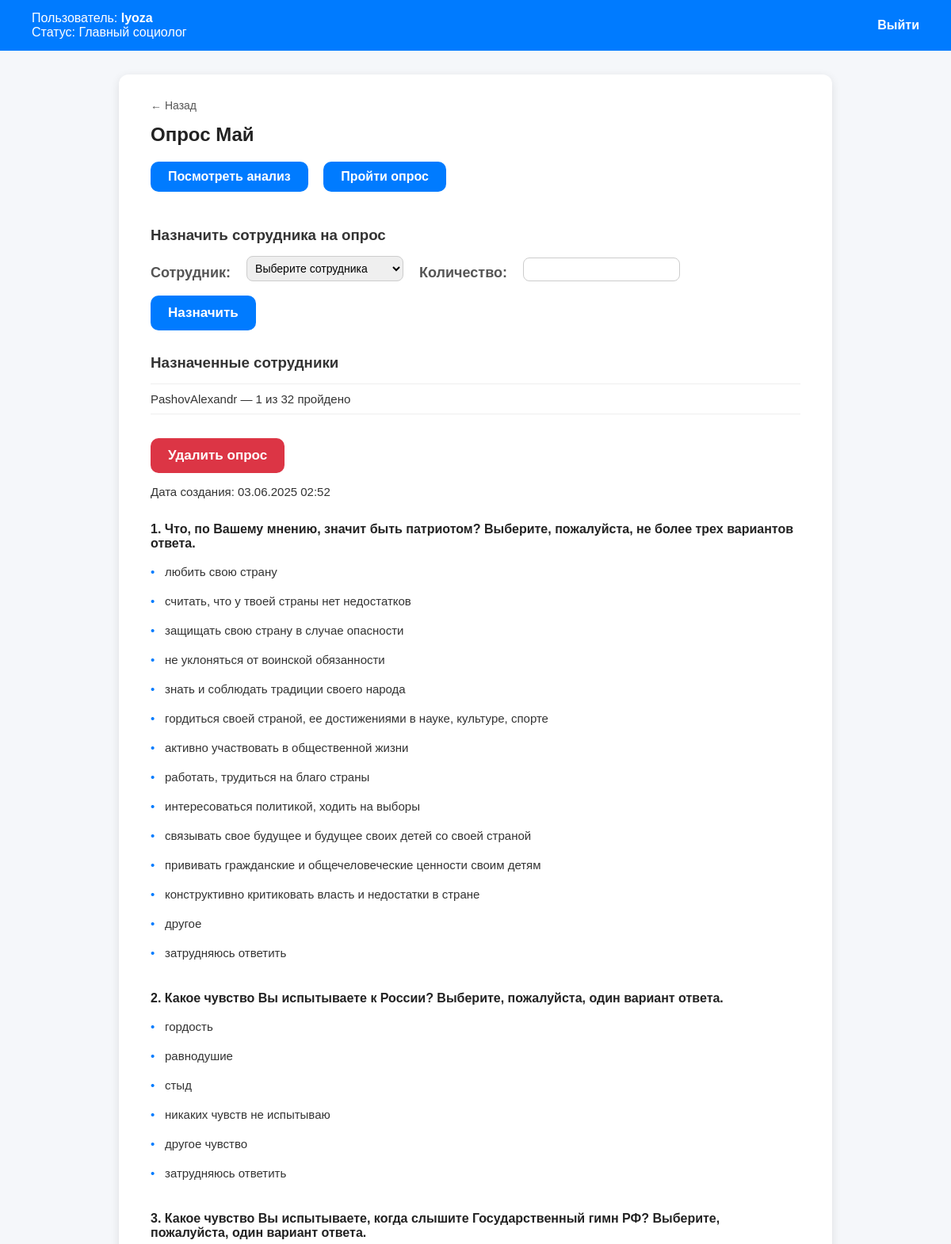
Screenshot of /survey/57/ (signed in, upper part) with the database file from the repository.
### core/models.py (models this page shows)
class Survey(models.Model):
    title = models.CharField(max_length=255)
    created_at = models.DateTimeField(auto_now_add=True)

class AssignedSurvey(models.Model):
    survey = models.ForeignKey('Survey', on_delete=models.CASCADE)
    employee = models.ForeignKey(User, on_delete=models.CASCADE)
    required_attempts = models.PositiveIntegerField(default=1)
    assigned_at = models.DateTimeField(auto_now_add=True)
    completed_count = models.PositiveIntegerField(default=0)

class Question(models.Model):
    QUESTION_TYPES = [
        ('single', 'Один вариант'),
        ('multiple', 'Несколько вариантов'),
    ]
    survey = models.ForeignKey(Survey, on_delete=models.CASCADE, related_name='questions')
    text = models.TextField()
    question_type = models.CharField(max_length=20, choices=QUESTION_TYPES)
    question_number = models.CharField(max_length=3)

class AnswerOption(models.Model):
    question = models.ForeignKey(Question, on_delete=models.CASCADE, related_name='options')
    text = models.CharField(max_length=255)
    option_number = models.IntegerField(max_length=3)

### core/views.py (the view)
# urls.py: path('survey/<int:pk>/', survey_detail, name='survey_detail'),
@group_required('lead')
def survey_detail(request, pk):
    survey = get_object_or_404(Survey, pk=pk)
    assigned = AssignedSurvey.objects.filter(survey=survey).select_related('employee')
    assigned_employee_ids = assigned.values_list('employee_id', flat=True)
    users = User.objects.exclude(id__in=assigned_employee_ids)
    questions = survey.questions.all().prefetch_related('options')
    has_questions = questions.exists()
    has_unanswered_questions = any(q.options.count() == 0 for q in questions)
    return render(request, 'survey_detail.html', {
        'survey': survey,
        'questions': questions,
        'users': users,
        'assigned_list': assigned,
        'has_questions': has_questions,
        'has_unanswered_questions': has_unanswered_questions,
    })

### core/views.py (called while the page is built)
def group_required(group_name):
    def in_group(u):
        return u.is_authenticated and u.groups.filter(name=group_name).exists()
    return user_passes_test(in_group, login_url='/no-permission/' )

### core/templates/survey_detail.html (shortened to what this page needs)
<!DOCTYPE html>
<html lang="ru">
<head>
</head>
<body>
<header>
  <div class="user-info">
    Пользователь: <strong>{{ request.user.username }}</strong><br>
    Статус: Главный социолог
  </div>
  <a href="{% url 'logout' %}" class="logout-link">Выйти</a>
</header>
<div class="container">
  <a href="{% url 'upload_form' %}" class="back-link">← Назад</a>
  <h2>{{ survey.title }}</h2>
  <a href="{% url 'survey_analysis' survey.id %}" class="btn">Посмотреть анализ</a>
  <a href="{% url 'survey_take' survey.id %}" class="btn">Пройти опрос</a>
  <h3>Назначить сотрудника на опрос</h3>
  <form method="post" action="{% url 'assign_survey' survey.id %}">
    <label for="employee">Сотрудник:</label>
    <select name="employee" id="employee" required>
      <option value="">Выберите сотрудника</option>
    </select>
    <label for="required_attempts">Количество:</label>
    <input type="number" name="required_attempts" id="required_attempts" min="1" required>
    <button type="submit">Назначить</button>
  </form>
  <h3>Назначенные сотрудники</h3>
  {% if assigned_list %}
    <ul>
      {% for a in assigned_list %}
        <li>
          {{ a.employee.username }} — {{ a.completed_count }} из {{ a.required_attempts }} пройдено
        </li>
      {% endfor %}
    </ul>
  {% else %}
    <p>Пока никто не назначен на этот опрос.</p>
  {% endif %}
  <form method="post" action="{% url 'survey_delete' survey.id %}" style="display:inline;">
    <button type="submit" class="btn btn-danger" onclick="return confirm('Удалить опрос?')">Удалить опрос</button>
  </form>
  <p>Дата создания: {{ survey.created_at|date:"d.m.Y H:i" }}</p>
  {% for q in questions %}
  <div class="question-block">
    <strong>{{ q.text }}</strong>
    {% if q.options.all %}
      <ul>
        {% for opt in q.options.all %}
          <li>{{ opt.text }}</li>
        {% endfor %}
      </ul>
    {% else %}
      <p style="color: #c00; font-style: italic;">Нет доступных вариантов ответа.</p>
    {% endif %}
  </div>
  {% empty %}
    <p>Вопросов пока нет.</p>
  {% endfor %}
</div>
</body>
</html>

### core/templates/survey_detail.html (style rules this page uses)
body { margin: 0; font-family: Arial, sans-serif; background: #f5f7fa; color: #333; }
header { display: flex; justify-content: space-between; align-items: center; background: #007bff; color: white; padding: 14px 40px; }
header .user-info { font-size: 16px; }
header .user-info strong { font-weight: 700; }
header a.logout-link { color: white; font-weight: 600; text-decoration: none; font-size: 16px; }
.container { background: white; margin: 30px auto; padding: 30px 40px; border-radius: 12px; box-shadow: 0 3px 12px rgb(0 0 0 / 0.1); width: 81vw; max-width: 900px; box-sizing: border-box; }
a.back-link { color: #555; text-decoration: none; font-size: 14px; margin-bottom: 15px; display: inline-block; }
h2 { margin-top: 0; margin-bottom: 20px; font-weight: 700; color: #222; }
a.btn { display: inline-block; background-color: #007bff; color: white; font-weight: 600; text-decoration: none; padding: 10px 22px; border-radius: 10px; margin-right: 15px; margin-bottom: 25px; transition: background-color 0.3s ease; }
form { display: flex; flex-wrap: wrap; gap: 18px 20px; margin-bottom: 30px; align-items: flex-end; }
label { font-size: 18px; font-weight: 600; color: #555; }
select, input[type="number"] { padding: 6px 6px; font-size: 14px; border: 1.8px solid #ccc; border-radius: 8px; box-sizing: border-box; width: 198px; transition: border-color 0.25s ease; }
button { max-width: 180px; padding: 12px 22px; font-size: 17px; font-weight: 600; border: none; border-radius: 10px; background-color: #007bff; color: white; cursor: pointer; transition: background-color 0.3s ease; }
button.btn-danger { background-color: #dc3545; }
h3 { font-weight: 700; color: #333; margin-bottom: 15px; }
ul { list-style: none; padding-left: 0; margin: 0 0 30px 0; max-height: 240px; overflow-y: auto; border-top: 1px solid #eee; border-bottom: 1px solid #eee; }
ul li { padding: 10px 0; border-bottom: 1px solid #eee; font-size: 15px; }
ul li:last-child { border-bottom: none; }
p { font-size: 15px; margin-bottom: 30px; }
.question-block { margin-bottom: 25px; }
.question-block strong { font-size: 16px; color: #222; display: block; margin-bottom: 8px; }
.question-block ul { border: none; max-height: none; overflow: visible; }
.question-block ul li { border: none; padding-left: 18px; position: relative; }
.question-block ul li::before { content: "•"; position: absolute; left: 0; color: #007bff; }

### rows the page displays
Survey: title "Опрос Май", created_at "03.06.2025 02:52"
AssignedSurvey: employee.username "PashovAlexandr", completed_count "1", required_attempts "32"
Question: text "1. Что, по Вашему мнению, значит быть патриотом? Выберите, пожалуйста, не более трех вариантов ответа."
AnswerOption: text "любить свою страну"
AnswerOption: text "считать, что у твоей страны нет недостатков"
AnswerOption: text "защищать свою страну в случае опасности"
AnswerOption: text "не уклоняться от воинской обязанности"
AnswerOption: text "знать и соблюдать традиции своего народа"
AnswerOption: text "гордиться своей страной, ее достижениями в науке, культуре, спорте"
AnswerOption: text "активно участвовать в общественной жизни"
AnswerOption: text "работать, трудиться на благо страны"
AnswerOption: text "интересоваться политикой, ходить на выборы"
AnswerOption: text "связывать свое будущее и будущее своих детей со своей страной"
AnswerOption: text "прививать гражданские и общечеловеческие ценности своим детям"
AnswerOption: text "конструктивно критиковать власть и недостатки в стране"
AnswerOption: text "другое"
AnswerOption: text "затрудняюсь ответить"
Question: text "2. Какое чувство Вы испытываете к России? Выберите, пожалуйста, один вариант ответа."
AnswerOption: text "гордость"
AnswerOption: text "равнодушие"
AnswerOption: text "стыд"
AnswerOption: text "никаких чувств не испытываю"
AnswerOption: text "другое чувство"
AnswerOption: text "затрудняюсь ответить"
Question: text "3. Какое чувство Вы испытываете, когда слышите Государственный гимн РФ? Выберите, пожалуйста, один вариант ответа."

### other values shown
{{ request.user.username }} "lyoza"
